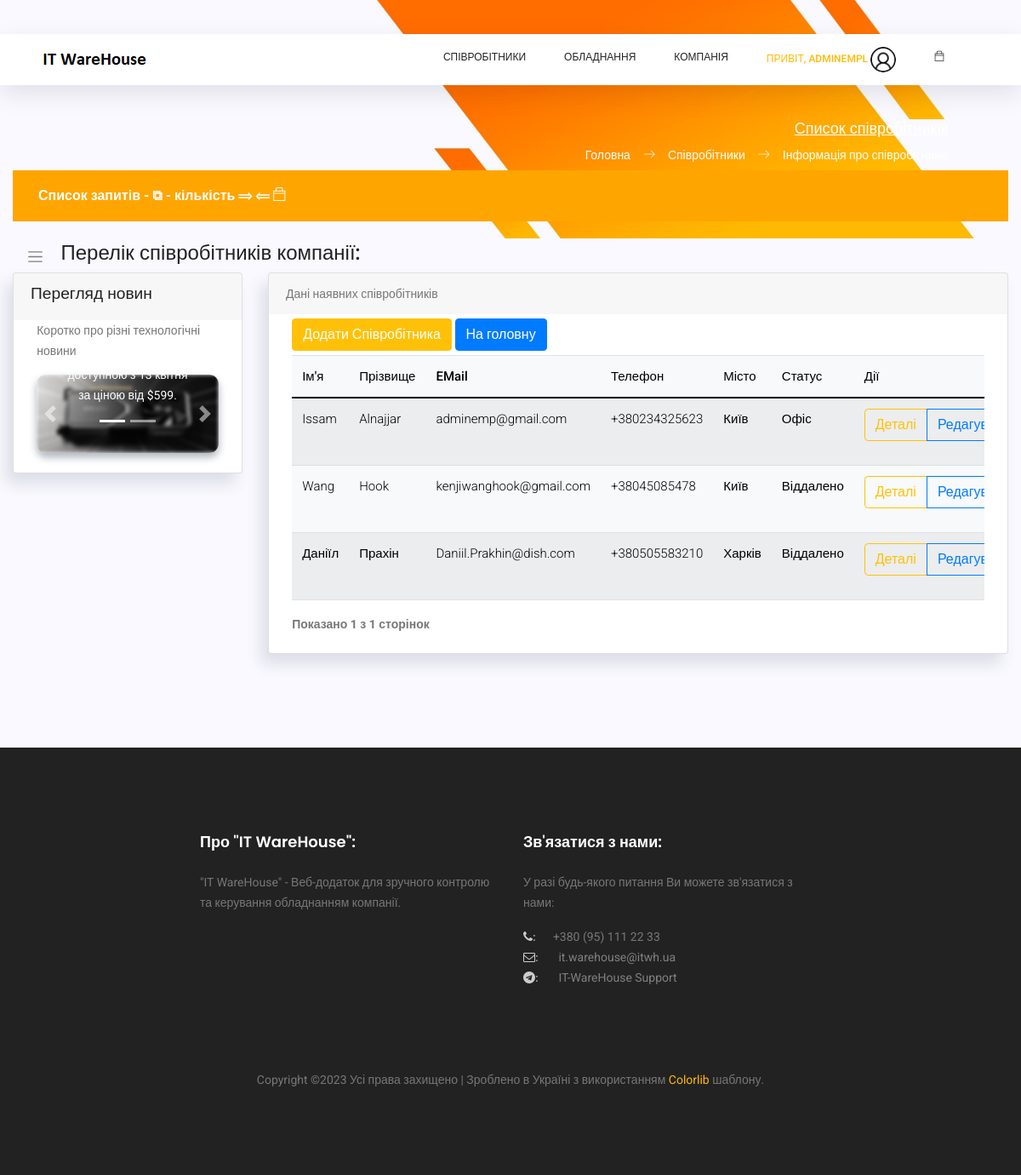
Page /employees/list (signed in) on the earlier database version.
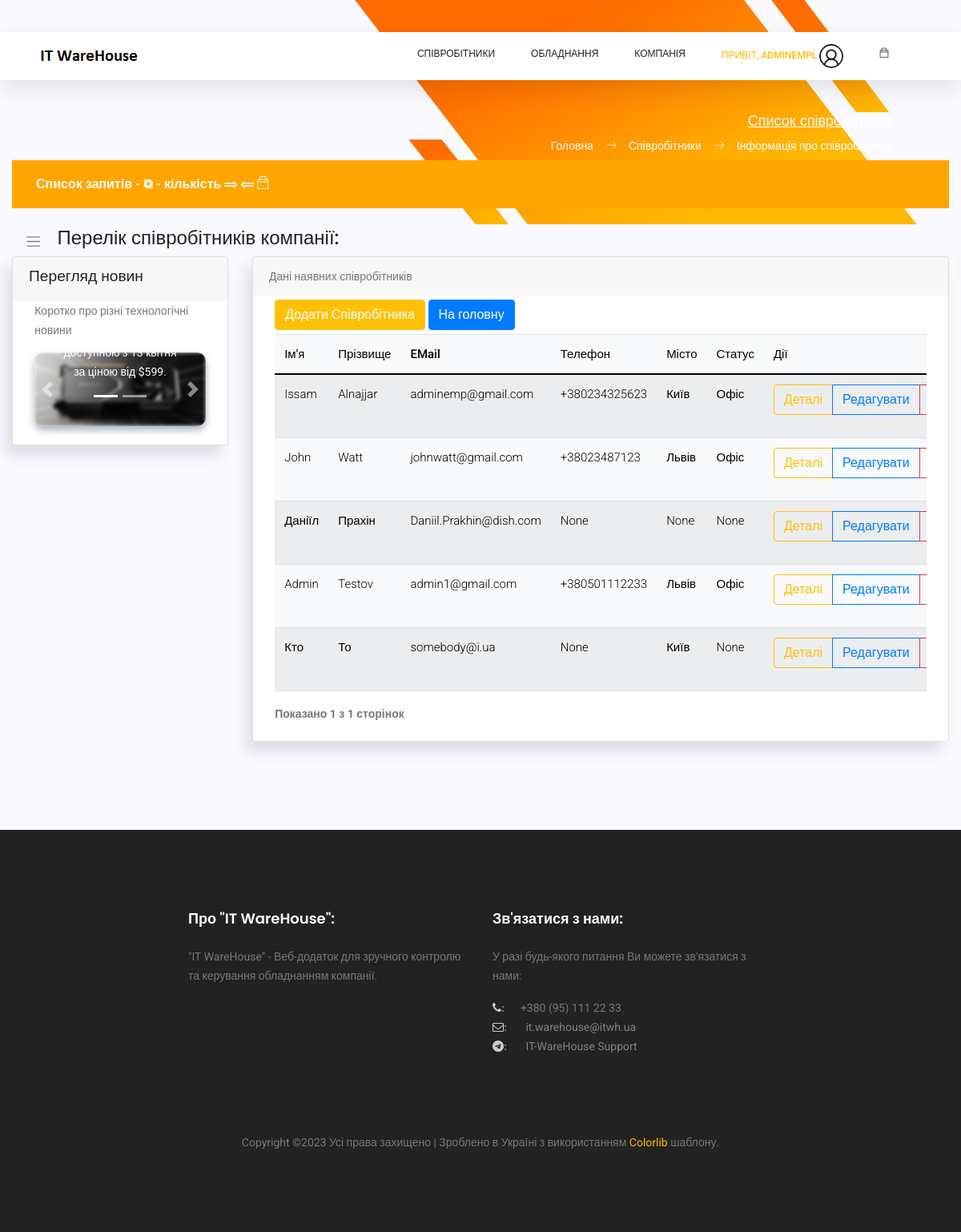
Same page on the later database version.
### users/models.py (models this page shows, shortened)
class NewUser(AbstractBaseUser, PermissionsMixin):
    email = models.EmailField(_('email address'), unique=True)
    user_name = models.CharField(max_length=150, unique=True)
    start_date = models.DateTimeField(default=timezone.now)
    is_staff = models.BooleanField(default=False)
    is_active = models.BooleanField(default=False)
    is_employee = models.BooleanField(default=False)
    objects = CustomAccountManager()
    USERNAME_FIELD = 'email'
    REQUIRED_FIELDS = ['user_name']

### employees/models.py (models this page shows, shortened)
class Employees(models.Model):
    first_name = models.CharField(max_length=50, default='', verbose_name="Ім'я *")
    last_name = models.CharField(max_length=50, default='', verbose_name='Прізвище *')
    email = models.EmailField(max_length=75, unique=True, null=True, verbose_name='Електрона пошта *')
    eid = models.CharField(max_length=8, unique=True, null=True, verbose_name='Внутрішній номер *')
    department = models.ForeignKey(Departments, null=True, on_delete=models.SET_NULL, verbose_name='Назва відділу *')
    title = models.CharField(max_length=50, null=True, default='', verbose_name='Посада *')
    user_id = models.ForeignKey(NewUser, null=True, on_delete=models.SET_NULL, verbose_name='ID Користувача *')
    location = models.ForeignKey(Cities, null=True, on_delete=models.SET_NULL, blank=True, verbose_name='Назва міста')
    mobilephone = models.CharField(max_length=20, null=True, default='', blank=True, verbose_name='Мобільний телефон')
    status = models.ForeignKey(UserStatus, null=True, on_delete=models.SET_NULL, blank=True,
                               verbose_name='Форма роботи')
    photo = models.FileField(upload_to='photos/', null=True, default='photos/default_user.jpg', blank=True,
                             verbose_name='Фото')
    comments = models.TextField(max_length=300, null=True, default='', blank=True, verbose_name='Коментарі')

class Cities(models.Model):
    city = models.CharField(max_length=100, unique=True, verbose_name='Назва міста')
    def __str__(self) -> str:
        return str(self.city)

class UserStatus(models.Model):
    ustatus = models.CharField(max_length=50, unique=True, verbose_name='Форма роботи')
    def __str__(self) -> str:
        return str(self.ustatus)

### employees/views.py (the view)
# urls.py: path('list', emp_list, name='employee-list'),
@login_required
def emp_list(request):
    context = {
        'page_title': 'Список співробітників',
        'app_name': 'Співробітники',
        'page_name': 'Інформація про співробітників'
    }
    user_admin = 0
    if request.user.groups.filter(name='Admins').exists():
        user_admin = 1
    context['user_admin'] = user_admin
    employee_list = Employees.objects.all()
    paginator = Paginator(employee_list, 5)
    page_number = request.GET.get('page')
    page_object = paginator.get_page(page_number)
    context['employee_list'] = page_object
    return render(request, 'employees/list.html', context=context)

### templates/employees/list.html (shortened to what this page needs)
{% extends '_layouts/base.html' %}
{% load static %}
{% block content %}
<div style="background: #faf9ff; padding-bottom: 50px;">
    <div class="main-content container-fluid">
        <div class="page-title">
            <nav class="navbar navbar-header navbar-expand navbar-light headli-1">
                <a class="sidebar-toggler" href="#"><span class="navbar-toggler-icon"></span></a>
            </nav>
            <h3 class="headli-1">Перелік співробітників компанії:</h3>
        </div>
        <section class="section">
            <div class="row mb-4">
                <div class="col-md-3">
                    <div class="card" >
                        <div class="card-header" >
                            <h4>Перегляд новин</h4>
                        </div>
                        <div class="card-body" >
                            <div class="row" >
                                <div class="col-md-12" >
                                    <p>Коротко про різні технологічні новини</p>
                                    <div id="carouselExampleCaptions" class="carousel slide" data-ride="carousel" >
                                        <ol class="carousel-indicators">
                                            <li data-bs-target="#carouselExampleCaptions" data-slide-to="0" class="active"></li>
                                            <li data-bs-target="#carouselExampleCaptions" data-slide-to="1"></li>
                                        </ol>
                                        <div class="carousel-inner" >
                                            <div class="carousel-item active" >
                                                <img src="{% static 'static_f_2/images/cpsamples/newsphoto1.jpg' %}" class="d-block w-100 main-img-n" alt="...">
                                                <div class="carousel-caption d-none d-md-block" >
                                                    <p>Відеокарта буде доступною з 13 квітня за ціною від $599.</p>
                                                </div>
                                            </div>
                                        </div>
                                        <a class="carousel-control-prev" href="#carouselExampleCaptions" role="button" data-slide="prev">
                                            <span class="carousel-control-prev-icon" aria-hidden="true"></span>
                                        </a>
                                        <a class="carousel-control-next" href="#carouselExampleCaptions" role="button" data-slide="next">
                                            <span class="carousel-control-next-icon" aria-hidden="true"></span>
                                        </a>
                                    </div>
                                </div>
                            </div>
                        </div>
                    </div>
                </div>
                <div class="col-md-9">
                    <div class="card">
                        <div class="card-header">
                            Дані наявних співробітників
                        </div>
                        <div class="card-body">
                            <div class="dataTable-wrapper dataTable-loading no-footer sortable searchable fixed-columns" >
                                <div class="dataTable-top">
                                    <div style="display: block; gap: 10px; margin: 5px 0;">
                                        <a href="/employees/emp_create" class="btn btn-warning my-btn">Додати Співробітника</a>
                                        <a href="/main/main_page" class="btn btn-primary my-btn">На головну</a>
                                    </div>
                                </div>
                                <div class="dataTable-container capitalizer" >
                                    {% if employee_list %}
                                    <table class="table table-striped table-light dataTable-table" id="table1"       >
                                        <thead>
                                        <tr>
                                            <th data-sortable="" style="width: 15%;">
                                                <li href="#" class="dataTable-sorter colorizer">Ім'я</li>
                                            </th>
                                            <th data-sortable="" style="width: 15%;">
                                                <li href="#" class="dataTable-sorter colorizer">Прізвище</li>
                                            </th>
                                            <th data-sortable="" style="width: 20%;">
                                                <li href="#" class="dataTable-sorter colorizer">EMail</li>
                                            </th>
                                            <th data-sortable="" style="width: 15%;">
                                                <li href="#" class="dataTable-sorter colorizer">Телефон</li>
                                            </th>
                                            <th data-sortable="" style="width: 15%;">
                                                <li href="#" class="dataTable-sorter colorizer">Місто</li>
                                            </th>
                                            <th data-sortable="" style="width: 10%;">
                                                <li href="#" class="dataTable-sorter colorizer">Статус</li>
                                            </th>
                                            <th data-sortable="" style="width: 20%;">
                                                <li href="#" class="dataTable-sorter colorizer">Дії</li>
                                            </th>
                                        </tr>
                                        </thead>
                                        <tbody>
                                        {% for employee_info in employee_list %}
                                        <tr>
                                            <td class="colorizer" style="font-weight: 300;">{{ employee_info.first_name }}</td>
                                            <td class="colorizer" style="font-weight: 300;">{{ employee_info.last_name }}</td>
                                            <td class="colorizer" style="font-weight: 300;">{{ employee_info.email }}</td>
                                            <td class="colorizer" style="font-weight: 300;">{{ employee_info.mobilephone }}</td>
                                            <td class="colorizer" style="font-weight: 300;">{{ employee_info.location }}</td>
                                            <td class="colorizer" style="font-weight: 300;">{{ employee_info.status }}</td>
                                            <td class="colorizer" style="font-weight: 300;">
                                                <div class="btn-group mb-3" role="group" aria-label="Basic example">
                                                    <a class="btn btn-outline-warning" href="/employees/details/{{ employee_info.id }}">Деталі</a>
                                                    <a class="btn btn-outline-primary" href="/employees/update/{{ employee_info.id }}">Редагувати</a>
                                                    <a class="btn btn-outline-danger" href="/employees/delete/{{ employee_info.id }}">Видалити</a>
                                                </div>
                                            </td>
                                        </tr>
                                        {% endfor %}
                                        </tbody>
                                    </table>
                                    {% endif %}
                                </div>
                                <div class="dataTable-bottom" >
                                    <div class="dataTable-info" style="font-weight: 700">Показано {{ employee_list.number }} з {{ employee_list.paginator.num_pages }} сторінок</div>
                                </div>
                            </div>
                        </div>
                    </div>
                </div>
            </div>
        </section>
    </div>
</div>
{% endblock content %}

### templates/_layouts/header.html (shortened to what this page needs)
{% load static %}
<header class="header_area sticky-header">
	<div class="main_menu">
			<nav class="navbar navbar-expand-lg navbar-light main_box">
				<div class="container">
					<a class="navbar-brand logo_h" href="/">
						<img src="{% static 'static_f_1/img/logo.png' %}" alt="IT WareHouse Project Logo">
					</a>
					<div class="collapse navbar-collapse offset" id="navbarSupportedContent">
						<ul class="nav navbar-nav menu_nav ml-auto">
							{% if not user.is_authenticated %}
								<li class="nav-item"><a class="nav-link" href="/">Вхід до Системи</a></li>
							{% else %}
								{% if user_data.u_group == 'Admins' or user_admin == 1%}
								<li class="nav-item submenu dropdown">
									<a href="#" class="nav-link dropdown-toggle" data-toggle="dropdown" role="button"
									   aria-haspopup="true" aria-expanded="false">Співробітники</a>
								</li>
								{% endif %}
								<li class="nav-item submenu dropdown">
									<a href="#" class="nav-link dropdown-toggle" data-toggle="dropdown"
									   role="button" aria-haspopup="true" aria-expanded="false">Обладнання</a>
								</li>
								<li class="nav-item submenu dropdown">
									<a href="#" class="nav-link dropdown-toggle" data-toggle="dropdown" role="button"
									   aria-haspopup="true" aria-expanded="false">Компанія</a>
								</li>
								<li class="nav-item submenu dropdown active">
									<a href="#" class="nav-link dropdown-toggle" data-toggle="dropdown" role="button"
									   aria-haspopup="true" aria-expanded="false">
										<span>Привіт, {{ user.user_name }}</span>
										{% if employee_data.photo %}
										<span><span><img width="30px" height="30px" class="profile-img"
														 src="/media/{{ employee_data.photo }}" alt=""></span>
										</span>
										{% else %}
										<span><span><img width="30px" height="30px" class="profile-img"
													 src="/media/photos/default_user.jpg" alt=""></span>
										</span>
										{% endif %}
										</a>
								</li>
								<li class="nav-item submenu dropdown">
									<a href="#" class="nav-link dropdown-toggle">
										<span class="ti-bag"></span>
									</a>
								</li>
							{% endif %}
						</ul>
					</div>
				</div>
			</nav>
	</div>
</header>

Differences in the rows shown:
removed Employees: first_name "Wang", last_name "Hook", email "kenjiwanghook@gmail.com", mobilephone "+38045085478", location "Київ", status "Віддалено"
added Employees: first_name "John", last_name "Watt", email "johnwatt@gmail.com", mobilephone "+38023487123", location "Львів", status "Офіс"
changed Employees "Даніїл": mobilephone "+380505583210" → "None"; location "Харків" → "None"; status "Віддалено" → "None"
added Employees: first_name "Admin", last_name "Testov", email "admin1@gmail.com", mobilephone "+380501112233", location "Львів", status "Офіс"
added Employees: first_name "Кто", last_name "То", email "somebody@i.ua", mobilephone "None", location "Київ", status "None"
